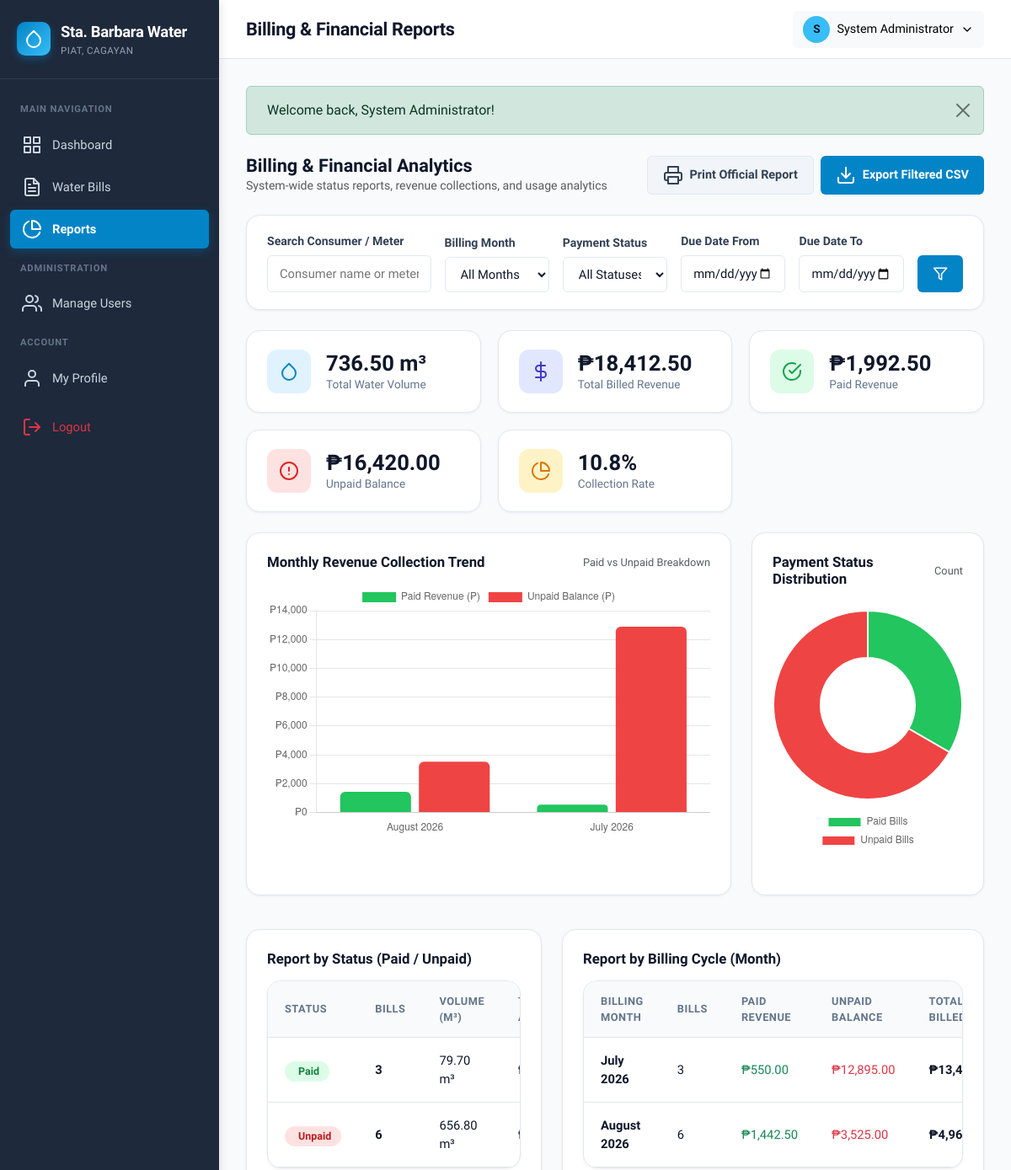
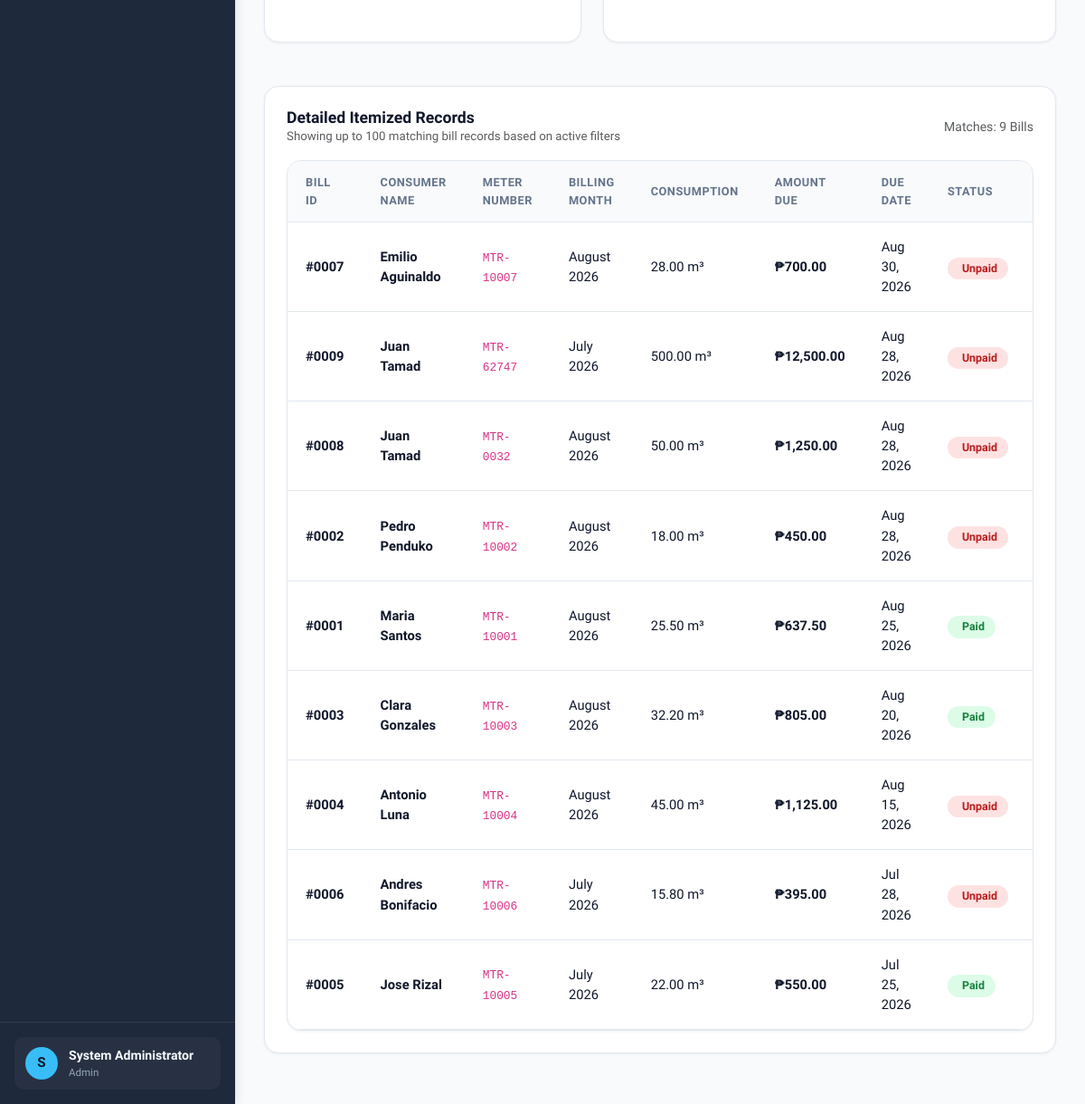
/reports.php (signed in), run on the app's committed database (2 pictures, top to bottom).
### tables this page shows
CREATE TABLE `tblaprilyn` (
  `bill_id` int(11) NOT NULL,
  `consumer_name` varchar(150) NOT NULL,
  `meter_number` varchar(50) NOT NULL,
  `billing_month` varchar(30) NOT NULL,
  `consumption` decimal(10,2) NOT NULL DEFAULT 0.00,
  `amount_due` decimal(10,2) NOT NULL DEFAULT 0.00,
  `due_date` date NOT NULL,
  `status` enum('paid','unpaid') NOT NULL DEFAULT 'unpaid',
  `remarks` text DEFAULT NULL,
  `created_at` timestamp NOT NULL DEFAULT current_timestamp(),
  `updated_at` timestamp NOT NULL DEFAULT current_timestamp() ON UPDATE current_timestamp()
);

### reports.php (the view, shortened to what the rows shown need)
<?php
require_once __DIR__ . '/includes/header.php';
$whereClauses = [];
$params = [];
$whereSQL = !empty($whereClauses) ? "WHERE " . implode(" AND ", $whereClauses) : "";
try {
    $overallStmt = $pdo->prepare("SELECT
        COUNT(*) as total_bills,
        COALESCE(SUM(consumption), 0) as grand_consumption,
        COALESCE(SUM(amount_due), 0) as grand_amount,
        COALESCE(SUM(CASE WHEN status = 'paid' THEN amount_due ELSE 0 END), 0) as paid_amount,
        COALESCE(SUM(CASE WHEN status = 'unpaid' THEN amount_due ELSE 0 END), 0) as unpaid_amount,
        COALESCE(SUM(CASE WHEN status = 'paid' THEN 1 ELSE 0 END), 0) as paid_count,
        COALESCE(SUM(CASE WHEN status = 'unpaid' THEN 1 ELSE 0 END), 0) as unpaid_count
        FROM tblaprilyn {$whereSQL}");
    $overallStmt->execute($params);
    $overall = $overallStmt->fetch();
    $statusSummaryStmt = $pdo->prepare("SELECT
        status,
        COUNT(*) as total_count,
        COALESCE(SUM(consumption), 0) as total_consumption,
        COALESCE(SUM(amount_due), 0) as total_amount
        FROM tblaprilyn {$whereSQL}
        GROUP BY status");
    $statusSummaryStmt->execute($params);
    $statusSummary = $statusSummaryStmt->fetchAll();
    $monthSummaryStmt = $pdo->prepare("SELECT
        billing_month,
        COUNT(*) as total_count,
        COALESCE(SUM(CASE WHEN status = 'paid' THEN amount_due ELSE 0 END), 0) as paid_amount,
        COALESCE(SUM(CASE WHEN status = 'unpaid' THEN amount_due ELSE 0 END), 0) as unpaid_amount,
        COALESCE(SUM(amount_due), 0) as total_amount
        FROM tblaprilyn {$whereSQL}
        GROUP BY billing_month
        ORDER BY bill_id DESC");
    $monthSummaryStmt->execute($params);
    $monthSummary = $monthSummaryStmt->fetchAll();
    $detailStmt = $pdo->prepare("SELECT * FROM tblaprilyn {$whereSQL} ORDER BY due_date DESC, bill_id DESC LIMIT 100");
    $detailStmt->execute($params);
    $detailedBills = $detailStmt->fetchAll();
} catch (PDOException $e) {
    $distinctMonths = [];
    $statusSummary  = [];
    $monthSummary   = [];
    $detailedBills  = [];
    $overall        = ['total_bills' => 0, 'grand_consumption' => 0, 'grand_amount' => 0, 'paid_amount' => 0, 'unpaid_amount' => 0, 'paid_count' => 0, 'unpaid_count' => 0];
    $collectionRate = 0;
}
?>
<div class="row mb-4">
    <div class="col-lg-5 mb-4">
        <div class="card-box h-100">
            <div class="table-responsive-wrapper">
                <table class="table-custom">
                    <thead>
                        <tr>
                            <th>Status</th>
                            <th>Bills</th>
                            <th>Volume (m³)</th>
                            <th>Total Amount</th>
                        </tr>
                    </thead>
                        <?php if (empty($statusSummary)): ?>
                            <tr><td colspan="4" class="text-center text-muted">No data available</td></tr>
                        <?php else: ?>
                            <?php foreach ($statusSummary as $st): ?>
                                    <td><?= renderStatusBadge($st['status']); ?></td>
                            <?php endforeach; ?>
                        <?php endif; ?>
                </table>
            </div>
        </div>
    </div>
    <div class="col-lg-7 mb-4">
        <div class="card-box h-100">
            <div class="table-responsive-wrapper">
                <table class="table-custom">
                    <thead>
                        <tr>
                            <th>Billing Month</th>
                            <th>Bills</th>
                            <th>Paid Revenue</th>
                            <th>Unpaid Balance</th>
                            <th>Total Billed</th>
                        </tr>
                    </thead>
                </table>
            </div>
        </div>
    </div>
</div>
<div class="card-box">
    <div class="table-responsive-wrapper">
        <table class="table-custom">
            <thead>
                <tr>
                    <th>Bill ID</th>
                    <th>Consumer Name</th>
                    <th>Meter Number</th>
                    <th>Billing Month</th>
                    <th>Consumption</th>
                    <th>Amount Due</th>
                    <th>Due Date</th>
                    <th>Status</th>
                    <th>Remarks</th>
                </tr>
            </thead>
            <tbody>
                <?php if (empty($detailedBills)): ?>
                    <tr>
                        <td colspan="9" class="text-center text-muted py-4">No matching records found for the applied filters.</td>
                    </tr>
                <?php else: ?>
                    <?php foreach ($detailedBills as $bill): ?>
                        <tr>
                            <td><strong>#<?= sprintf('%04d', $bill['bill_id']); ?></strong></td>
                            <td><strong><?= sanitize($bill['consumer_name']); ?></strong></td>
                            <td><code><?= sanitize($bill['meter_number']); ?></code></td>
                            <td><?= sanitize($bill['billing_month']); ?></td>
                            <td><?= number_format($bill['consumption'], 2); ?> m³</td>
                            <td><strong><?= formatMoney($bill['amount_due']); ?></strong></td>
                            <td><?= date('M d, Y', strtotime($bill['due_date'])); ?></td>
                            <td><?= renderStatusBadge($bill['status']); ?></td>
                            <td class="text-muted" style="font-size:0.85rem;"><?= sanitize($bill['remarks'] ?? '-'); ?></td>
                        </tr>
                    <?php endforeach; ?>
                <?php endif; ?>
            </tbody>
        </table>
    </div>
</div>
<script>
document.addEventListener('DOMContentLoaded', function() {
    // Data Preparation for Monthly Bar Chart
    const monthLabels = <?= json_encode(array_column(array_reverse($monthSummary), 'billing_month')); ?>;
    const paidData    = <?= json_encode(array_map('floatval', array_column(array_reverse($monthSummary), 'paid_amount'))); ?>;
    const unpaidData  = <?= json_encode(array_map('floatval', array_column(array_reverse($monthSummary), 'unpaid_amount'))); ?>;
    // Revenue Bar Chart
    const ctxRev = document.getElementById('revenueChart').getContext('2d');
    new Chart(ctxRev, {
        type: 'bar',
        data: {
            labels: monthLabels.length ? monthLabels : ['No Data'],
            datasets: [
                {
                    label: 'Paid Revenue (₱)',
                    data: paidData.length ? paidData : [0],
                    backgroundColor: '#22c55e',
                    borderRadius: 6
                },
                {
                    label: 'Unpaid Balance (₱)',
                    data: unpaidData.length ? unpaidData : [0],
                    backgroundColor: '#ef4444',
                    borderRadius: 6
                }
            ]
        },
        options: {
            responsive: true,
            maintainAspectRatio: false,
            plugins: {
                legend: { position: 'top' }
            },
            scales: {
                x: { grid: { display: false } },
                y: {
                    beginAtZero: true,
                    ticks: {
                        callback: function(value) { return '₱' + value.toLocaleString(); }
                    }
                }
            }
        }
    });
    // Status Doughnut Chart
    const paidCount   = <?= (int)($overall['paid_count'] ?? 0); ?>;
    const unpaidCount = <?= (int)($overall['unpaid_count'] ?? 0); ?>;
    const ctxStat = document.getElementById('statusChart').getContext('2d');
    new Chart(ctxStat, {
        type: 'doughnut',
        data: {
            labels: ['Paid Bills', 'Unpaid Bills'],
            datasets: [{
                data: [paidCount, unpaidCount],
                backgroundColor: ['#22c55e', '#ef4444'],
                borderWidth: 2,
                borderColor: '#ffffff'
            }]
        },
        options: {
            responsive: true,
            maintainAspectRatio: false,
            plugins: {
                legend: { position: 'bottom' }
            }
        }
    });
});
</script>
<?php require_once __DIR__ . '/includes/footer.php'; ?>

### includes/functions.php (shortened to what the rows shown need)
<?php
function sanitize($data) {
    return htmlspecialchars(trim($data ?? ''), ENT_QUOTES, 'UTF-8');
}
function formatMoney($amount) {
    return '₱' . number_format((float)$amount, 2, '.', ',');
}
function renderStatusBadge($status) {
    $statusLower = strtolower(trim($status));
    if ($statusLower === 'paid') {
        return '<span class="badge badge-paid"><i class="feather-check-circle me-1"></i> Paid</span>';
    } else {
        return '<span class="badge badge-unpaid"><i class="feather-clock me-1"></i> Unpaid</span>';
    }
}

### data on the page
tblaprilyn: bill_id "0007", consumer_name "Emilio Aguinaldo", meter_number "MTR-10007", billing_month "August 2026", consumption "28.00", amount_due "₱700.00", due_date "Aug 30, 2026", status "Unpaid"
tblaprilyn: bill_id "0009", consumer_name "Juan Tamad", meter_number "MTR-62747", billing_month "July 2026", consumption "500.00", amount_due "₱12,500.00", due_date "Aug 28, 2026", status "Unpaid"
tblaprilyn: bill_id "0008", consumer_name "Juan Tamad", meter_number "MTR-0032", billing_month "August 2026", consumption "50.00", amount_due "₱1,250.00", due_date "Aug 28, 2026", status "Unpaid"
tblaprilyn: bill_id "0002", consumer_name "Pedro Penduko", meter_number "MTR-10002", billing_month "August 2026", consumption "18.00", amount_due "₱450.00", due_date "Aug 28, 2026", status "Unpaid"
tblaprilyn: bill_id "0001", consumer_name "Maria Santos", meter_number "MTR-10001", billing_month "August 2026", consumption "25.50", amount_due "₱637.50", due_date "Aug 25, 2026", status "Paid"
tblaprilyn: bill_id "0003", consumer_name "Clara Gonzales", meter_number "MTR-10003", billing_month "August 2026", consumption "32.20", amount_due "₱805.00", due_date "Aug 20, 2026", status "Paid"
tblaprilyn: bill_id "0004", consumer_name "Antonio Luna", meter_number "MTR-10004", billing_month "August 2026", consumption "45.00", amount_due "₱1,125.00", due_date "Aug 15, 2026", status "Unpaid"
tblaprilyn: bill_id "0006", consumer_name "Andres Bonifacio", meter_number "MTR-10006", billing_month "July 2026", consumption "15.80", amount_due "₱395.00", due_date "Jul 28, 2026", status "Unpaid"
tblaprilyn: bill_id "0005", consumer_name "Jose Rizal", meter_number "MTR-10005", billing_month "July 2026", consumption "22.00", amount_due "₱550.00", due_date "Jul 25, 2026", status "Paid"

### other printed values
substr($user['full_name'] ?? 'U', 0, 1) "S"
$user['full_name'] "System Administrator"
$user['role'] "Admin"
$pageTitle "Billing & Financial Reports"
substr($user['full_name'], 0, 1) "S"
$msg "Welcome back, System Administrator!"
$overall['grand_consumption'] "736.50"
formatMoney($overall['grand_amount'] ?? 0) "₱18,412.50"
formatMoney($overall['paid_amount'] ?? 0) "₱1,992.50"
formatMoney($overall['unpaid_amount'] ?? 0) "₱16,420.00"
$collectionRate "10.8"
$st['total_count'] "3"
$st['total_consumption'] "79.70"
$st['total_count'] "6"
$st['total_consumption'] "656.80"
